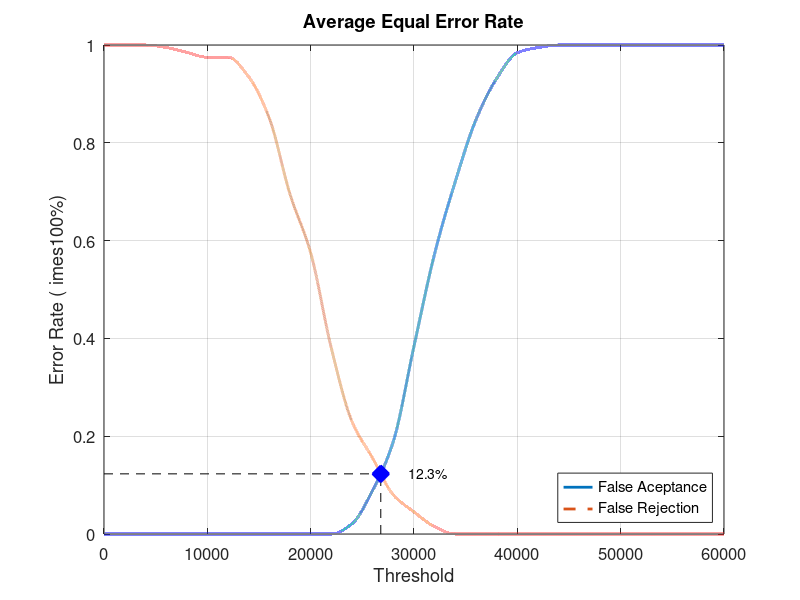
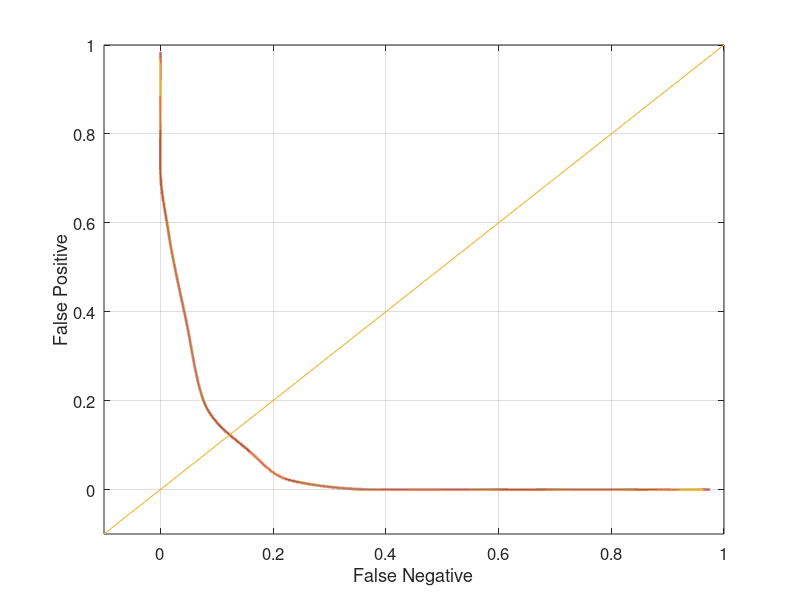

These figures' MATLAB source, in order:
close all;
clear;
clc;
x = 0:2000:60000;
xq = 0:0.5:60000;

y0 = [0 0 0 0 0 0 0 0 0 0 0 0 0.0210526 0.0894737 0.189474 0.384211 0.573684 0.721053 0.847368 0.931579 0.984211 0.994737 1 1 1 1 1 1 1 1 1]
yy0 = interp1(x, y0, xq, 'pchip');
y1 = [1 1 1 0.995 0.985 0.975 0.975 0.935 0.85 0.695 0.575 0.38 0.23 0.155 0.08 0.045 0.015 0 0 0 0 0 0 0 0 0 0 0 0 0 0]
yy1 = interp1(x, y1, xq, 'pchip');

% Calculating EER: 
y2 = abs(y0 - y1);
find(y2 == min(y2))
yy2 = abs(yy0 - yy1);
xEER = find(yy2 == min(yy2));
xEERIndex = xq(xEER) % X-axis EER
yEER = yy0(xEER) % Y-axis EER

main = figure
plot(xq, yy0,'-','LineWidth', 2);	hold on
plot(xq, yy1,'--','LineWidth', 2);	hold on
plot([xEERIndex xEERIndex], [0 yEER], 'k--');	hold on
plot([0 xEERIndex], [yEER yEER], 'k--');	hold on
plot(xEERIndex, yEER, 'bx', 'LineWidth', 10);	hold on
text(xEERIndex + 10 * xEERIndex / 100, yEER, [num2str(round((10000 * yEER)) / 100) '%'])
legend('False Aceptance', 'False Rejection', 'Location', 'SouthEast')
xlabel('Threshold')
ylabel('Error Rate (	imes100%)')
title('Average Equal Error Rate')
set(gca, 'FontSize', 12)
axis([0 60000 0 1])
grid on

print(main, 'Database2_1Main', '-dpng');
FNRxFPR = figure('Color', [1 1 1]);
plot(yy1, yy0, '-', yy1, yy0, 'LineWidth', 2);
hold on
y = -0.1:0.1:1
plot(y, y); 
set(gca, 'FontSize', 12)
xlabel('False Negative')
ylabel('False Positive')
axis([-0.1 1 -0.1 1])
set(gca, 'FontSize', 12)
grid on

print(FNRxFPR, 'Database2_1FNRxFPR','-dpng');
